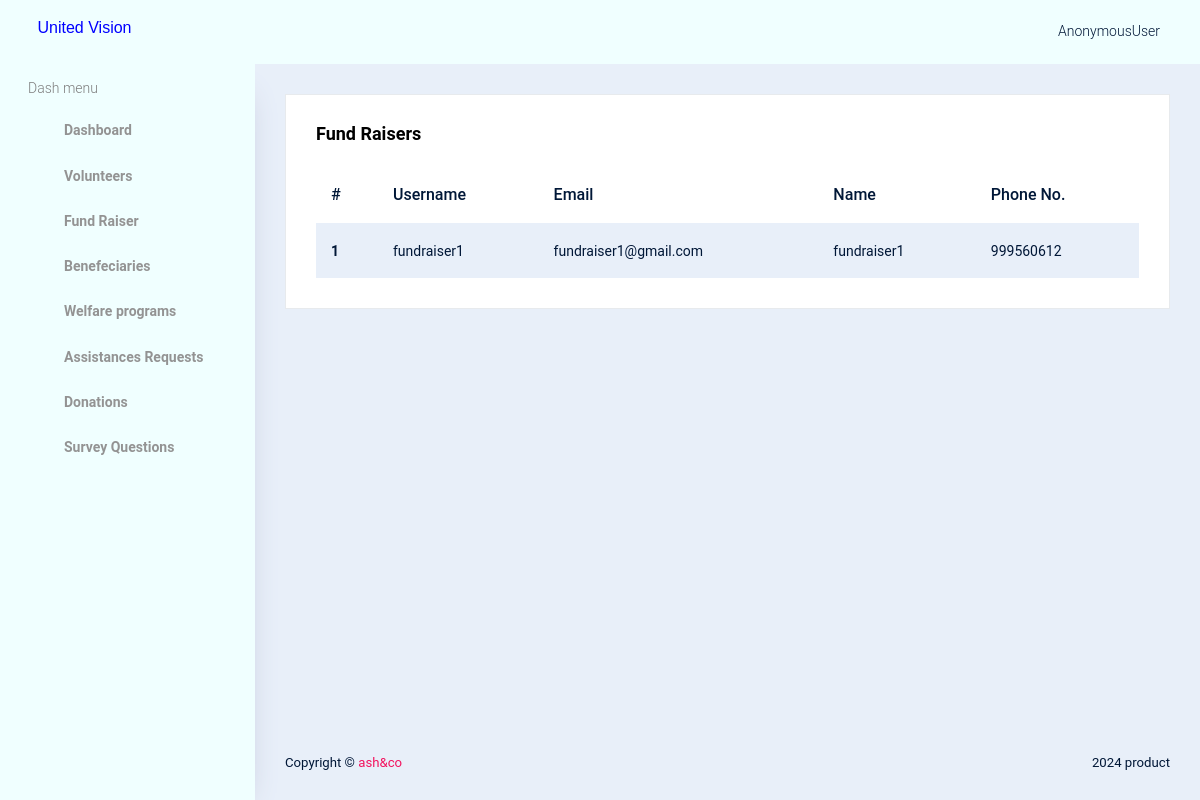
The page /view-fundraiser/ on the database its author committed.
### accounts/models.py (models this page shows, shortened)
class BaseModel(models.Model):
    created_on = models.DateTimeField(auto_now_add=True, null=True)
    updated_on = models.DateTimeField(auto_now=True)
    is_deleted = models.BooleanField(default=False)
    class Meta:
        abstract = True
        ordering = ['-created_on']

class UserProfile(BaseModel):
    user = models.ForeignKey(User, on_delete=models.CASCADE,null=True,blank=True)
    name = models.CharField(max_length=25,blank=True, null=True)
    mobile_number = models.CharField(max_length=25,unique=True, null=True)
    availability = models.CharField(max_length=20, blank=True, null=True)
    profile_picture = models.ImageField(upload_to="volunteer_profiles/", blank=True, null=True)
    address = models.TextField(blank=True, null=True)
    area = models.CharField(max_length=25,blank=True, null=True)

class User(AbstractBaseUser, PermissionsMixin):
    name = models.CharField(max_length=50, blank=True, null=True)
    username = models.CharField(max_length=50, unique=True, null=True)
    email = models.EmailField(max_length=100, null=True)
    role = models.IntegerField(choices=SELECTROLE)
    uid = models.CharField(max_length=500, unique=True, null=True)
    is_admin = models.BooleanField(default=False)
    is_active = models.BooleanField(default=False)
    is_registered = models.BooleanField(default=False)
    date_joined = models.DateTimeField(auto_now_add=True)
    last_login = models.DateTimeField(auto_now_add=True)
    USERNAME_FIELD = 'username'
    REQUIRED_FIELDS=[]
    objects = UserManager()
    class Meta:
        db_table = "user"

### accounts/views.py (the view)
# urls.py: path('view-fundraiser/',views.view_fundraisers,name='view-fundraiser'),
def view_fundraisers(request):
    data = User.objects.filter(role=4)
    fr = UserProfile.objects.filter(user__in=data)
    print(fr)
    return render(request, 'admintemp/fundraiser_view.html', {'fr': fr})

### templates/admintemp/fundraiser_view.html
{% extends 'admintemp/index.html' %}
{% load crispy_forms_tags %}
{% block content %}
<div class="card">
    <div class="card-body">
        <h3 class="card-title">Fund raisers</h3>
        {% if fr %}
        <table class="table table-striped">
            <thead>
                <tr>
                    <th scope="col">#</th>
                    <th scope="col">Username</th>
                    <th scope="col">Email</th>
                    <th scope="col">Name</th>
                    <th scope="col">Phone No.</th>
                </tr>
            </thead>
            <tbody>
                {% for i in fr %}
                <tr>
                    <th scope="row">{{ forloop.counter }}</th>
                    <td>{{i.user.username}}</td>
                    <td>{{i.user.email}}</td>
                    <td>{{i.name}}</td>
                    <td>{{i.mobile_number}}</td>
                </tr>
                {% endfor %}
            </tbody>
        </table>
        {% else %}
        <p>No users available.</p>
        {% endif %}
    </div>
</div>
{% endblock %}

### rows shown on the page
UserProfile: user.username "fundraiser1", user.email "fundraiser1@gmail.com", name "fundraiser1", mobile_number "999560612"

### other values the page prints
{{ request.user }} "AnonymousUser"
